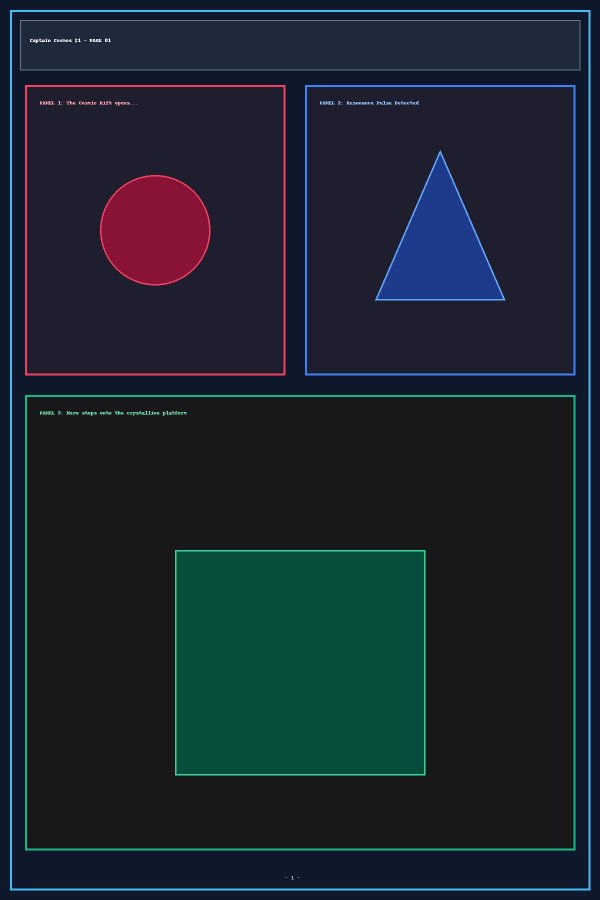
#> input picture fixtures/sample_comic/page_01.jpg, 1200 x 1800 px (shown at 1/2 size)
$ python -i lighting.py   (imports and definitions only)
#> lines starting #> are read from the running program, lines starting #| are printed output that depends on the picture; after the words box and inside, x2 and y2 are one past the last pixel; in counts of white or black regions, pixels touching at a corner belong together
#> further down, picture is the input picture: PIL image 1200x1800 RGB; mean R, G, B 26.6, 36.7, 46.7
"""
Volumetric lighting, anamorphic lens flares, and vignette shaders.
"""

import math
import numpy as np
from typing import Tuple, Union, Optional
from PIL import Image, ImageDraw, ImageFilter


# [93 lines left out: functions render_volumetric_glow, render_anamorphic_flare, render_vignette, not called in this run]


def apply_bloom(
    im: Image.Image,
    threshold: int = 210,
    blur_sigma: int = 14,
    intensity: float = 0.8,
) -> Image.Image:
    """
    Extracts high-luminance highlights, applies Gaussian blur, and screens back over original image.
    """
#> called with threshold = 210, blur_sigma = 14, intensity = 0.8
    from PIL import ImageChops
    orig_rgb = im.convert("RGB")
    gray = orig_rgb.convert("L")
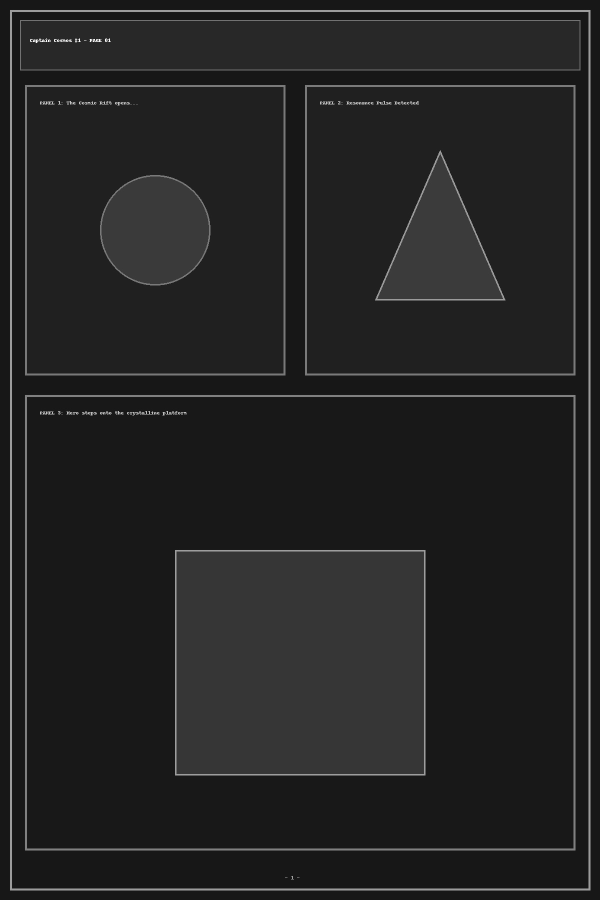
#> gray: PIL image 1200x1800 L (shown at 1/2 size); min 17, max 254, mean 34.8
    mask = gray.point(lambda p: 255 if p >= threshold else 0)
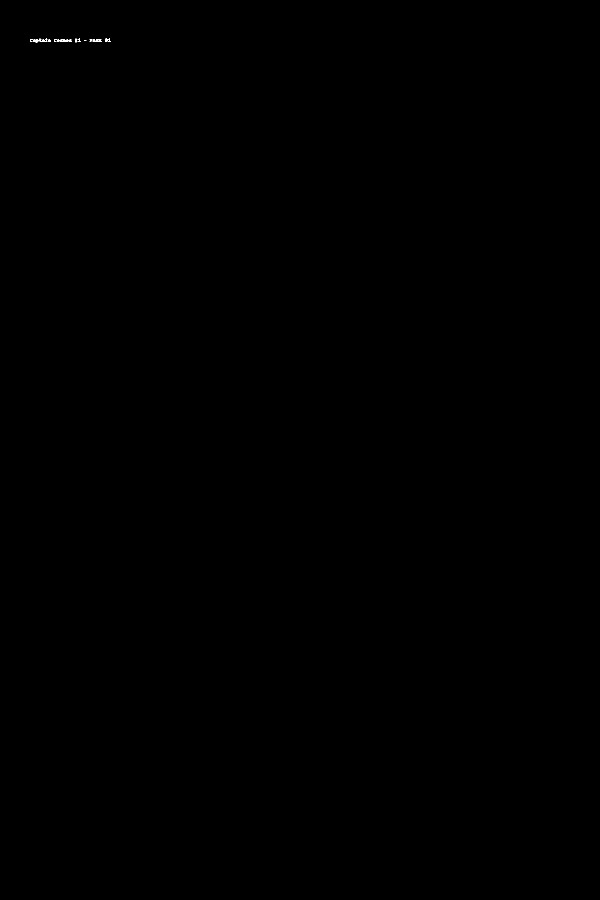
#> mask: PIL image 1200x1800 L (shown at 1/2 size); 0.02% white in thin lines or dots, all inside (x1, y1, x2, y2) = (60, 77, 222, 86)

    bright_only = Image.new("RGB", orig_rgb.size, (0, 0, 0))
#> bright_only: PIL image 1200x1800 RGB; every value is 0
    bright_only.paste(orig_rgb, (0, 0), mask=mask)

    blurred_glow = bright_only.filter(ImageFilter.GaussianBlur(blur_sigma))
    screened = ImageChops.screen(orig_rgb, blurred_glow)

    if intensity < 1.0:
        return Image.blend(orig_rgb, screened, max(0.0, min(1.0, intensity)))
    return screened


# [53 lines left out: functions apply_film_grain, apply_radial_blur, not called in this run]

>>> from PIL import Image
>>> picture = Image.open('../../../../fixtures/sample_comic/page_01.jpg')
>>> result = apply_bloom(picture)
